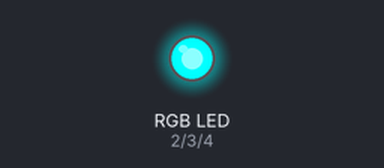
Simulated run of this sketch. Board: Arduino Uno, built with avr-gcc and run on an emulated ATmega328P. Shown: an RGB LED mixed from three pins (HIGH = lit).

Above: at 0.5 s.
At 2.5 s:
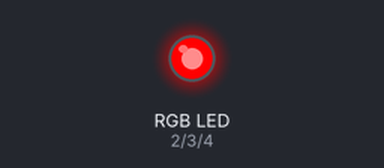
At 3.5 s:
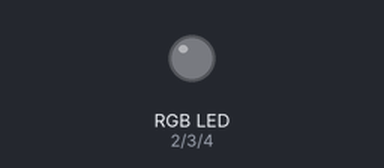
At 6.5 s:
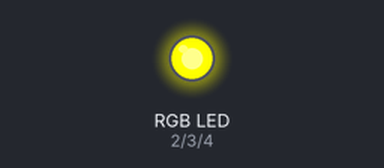
At 10.5 s:
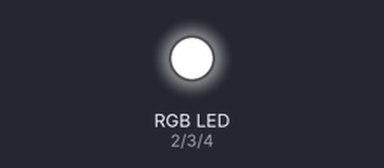
Timing chart, 0 to 11.7 s (numbered marks = the images above):
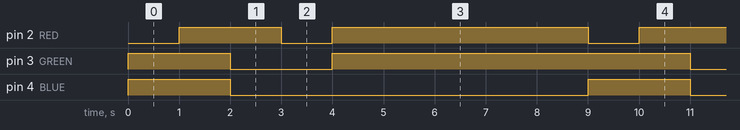

The sketch:

RGB_LED.ino
```cpp
//Dylan Sedeno
// Define Pins
#define RED  2
#define GREEN  3
#define BLUE  4

void setup()
{

  pinMode(RED, OUTPUT);
  pinMode(GREEN, OUTPUT);
  pinMode(BLUE, OUTPUT);
}

void loop()
{
  setColor(0, 255, 255);  // aqua
  delay(1000);
  setColor(255, 255, 255);  // white
  delay(1000);
  setColor(128, 0, 0);  // maroon
  delay(1000);
  setColor(80, 0, 80);  // purple
  delay(1000);
  setColor(255, 255, 0);  // yellow
  delay(5000);
}

void setColor(int red, int green, int blue)
{
  analogWrite(RED, red);
  analogWrite(GREEN, green);
  analogWrite(BLUE, blue);
}
```

Measured:
- by itself, pin 2 (RED): repeats every 9.0 s: LOW 1.0 s, HIGH 5.0 s, LOW 1.0 s, HIGH 2.0 s
- by itself, pin 3 (GREEN): repeats every 9.0 s: LOW 2.0 s, HIGH 7.0 s
- by itself, pin 4 (BLUE): alternates HIGH for 2.0 s and LOW for 7.0 s
